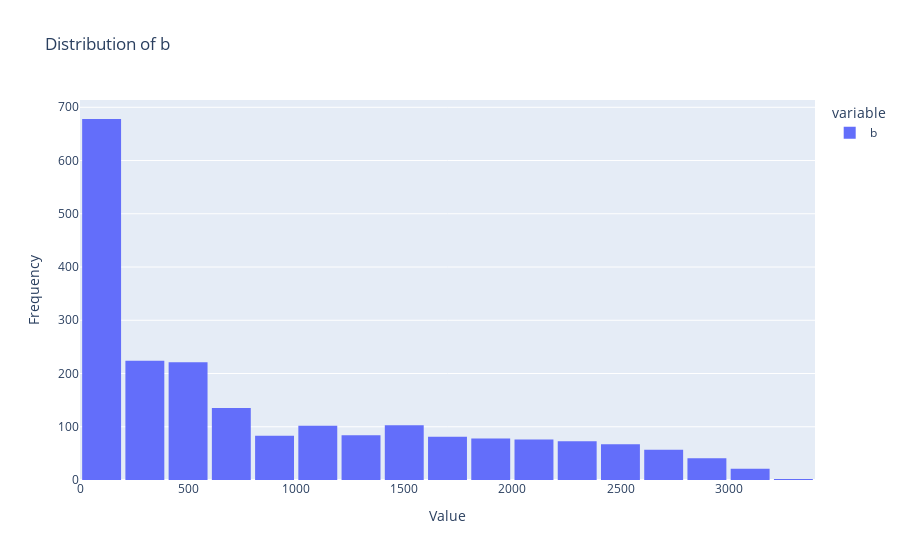

Write notebook code for a chart like this one.
### Code cell
# 1.3 Histograma
plotly_hist = histograms.histogram_plotly(df, 'b')
plotly_hist

### Figure 1 — Plotly figure (JSON) as saved in the notebook; plotly's stock layout.template omitted (floating-point values rounded to 4 significant figures; data arrays with more than 128 entries replaced by an {"elided": "..."} marker saying what was removed)
{"data": [{"bingroup": "x", "hovertemplate": "variable=b<br>value=%{x}<br>count=%{y}<extra></extra>", "legendgroup": "b", "marker": {"color": "#636efa", "pattern": {"shape": ""}}, "name": "b", "nbinsx": 30, "orientation": "v", "showlegend": true, "type": "histogram", "x": {"elided": "2129 float values"}, "xaxis": "x", "yaxis": "y"}], "layout": {"bargap": 0.1, "barmode": "relative", "legend": {"title": {"text": "variable"}, "tracegroupgap": 0}, "title": {"text": "Distribution of b"}, "xaxis": {"anchor": "y", "domain": [0, 1], "title": {"text": "Value"}}, "yaxis": {"anchor": "x", "domain": [0, 1], "title": {"text": "Frequency"}}}}
